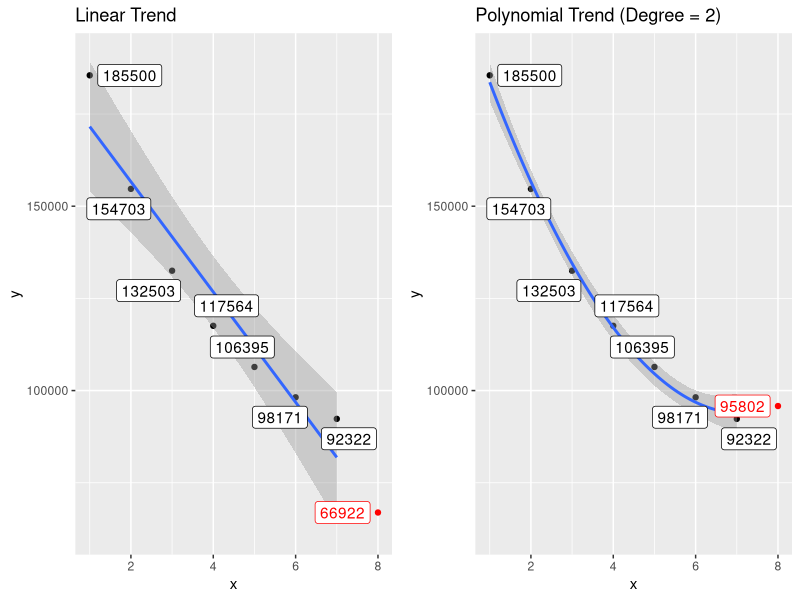
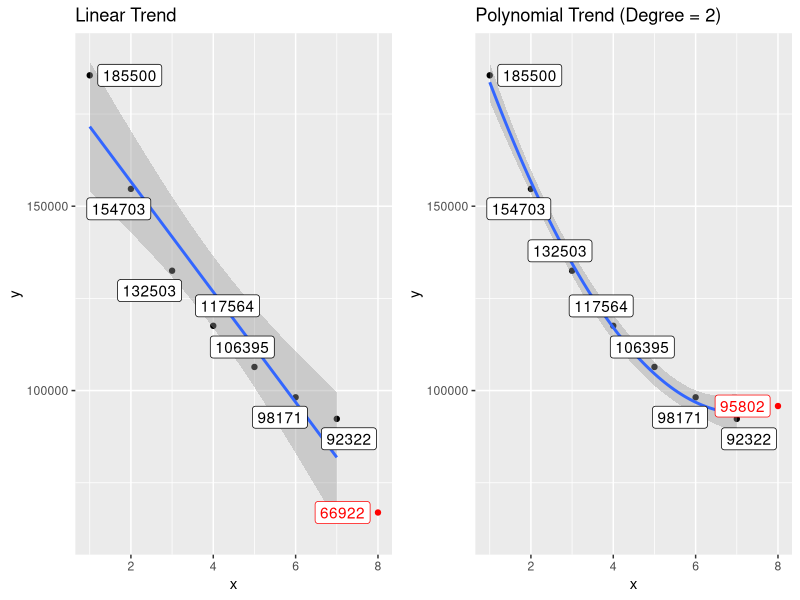

Recreate these plots in R, in order.
#  
#  Exercise on forecasting sales 
#  Chapter 4 in Saminas (2015, pp.88-99)
#

library(stats)
library(ggplot2)
library(ggpubr)
library(ggrepel)

df <- data.frame(x=c(1:7), 
                 y=c(185500,154703,132503,117564,106395,98171,92322))

# Linear Trend
# y = b + a*x 
m1 <- lm(y ~ x, data=df)
m1$coefficients
# Forecast of Turnover for x=8
f1 <- m1$coefficients[[1]]+m1$coefficients[[2]]*8

# Polynomial Trend (Degree = 2)
# y = b + a1*x + a2*x^2
m2 <- lm(y ~ poly(x, 2, raw=TRUE), data=df)
m2$coefficients
# Forecast of Turnover for x=8
f2 <- m2$coefficients[[1]]+m2$coefficients[[2]]*8+m2$coefficients[[3]]*8^2

# Min and max points for Y-axis of the charts to be built next
mn <- min(m1$model$y,m1$fitted.values,m2$model$y,m2$fitted.values,f1,f2)-5000
mx <- max(m1$model$y,m1$fitted.values,m2$model$y,m2$fitted.values,f1,f2)+5000
  
g1 <-     # Graph with liner trend + forecast
  df %>%
  ggplot(aes(x=x, y=y)) + geom_point() +                  # known points    
  stat_smooth(method='lm', formula = y ~ x) +             # linear trend line 
  geom_point(data = data.frame(x=8, y=f1), col = "red") + # forecast point
  labs(title = "Linear Trend") + ylim(c(mn,mx)) +
  geom_label_repel(aes(label = y),
                   box.padding   = 0.35, 
                   point.padding = 0.5,
                   segment.color = 'grey50')+
  geom_label_repel(data = data.frame(x=8, y=f1),
                   aes(label = round(y)),
                   box.padding   = 0.35, 
                   point.padding = 0.5,
                   segment.color = "black", color = "red")

g2 <-     # Graph with polynomial trend + forecast
  df %>%
  ggplot(aes(x=x, y=y)) + 
  geom_point() +               # known points    
  stat_smooth(method='lm', formula = y ~ poly(x,2)) +     # polynomial smooth line 
  geom_point(data = data.frame(x=8, y=f2), col = "red") + # forecast point
  labs(title = "Polynomial Trend (Degree = 2)") + ylim(c(mn,mx)) +
  geom_label_repel(aes(label = y),
                   box.padding   = 0.35, 
                   point.padding = 0.5,
                   segment.color = "black") +
  geom_label_repel(data = data.frame(x=8, y=f2),
                   aes(label = round(y)),
                   box.padding   = 0.35, 
                   point.padding = 0.5,
                   segment.color = "black", color = "red")

ggarrange(g1, g2, nrow = 1, ncol = 2, widths = c(1,1), align = "h")
ggsave(filename = "4cast Sales.png", width = 4*2.026, height = 4)

# Forecast values for x=8
f1;f2
